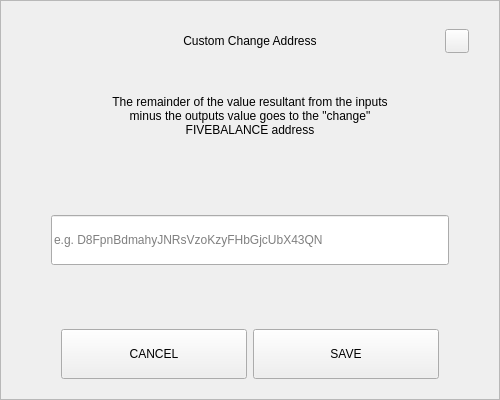
<?xml version="1.0" encoding="UTF-8"?>
<ui version="4.0">
 <class>SendChangeAddressDialog</class>
 <widget class="QDialog" name="SendChangeAddressDialog">
  <property name="geometry">
   <rect>
    <x>0</x>
    <y>0</y>
    <width>500</width>
    <height>400</height>
   </rect>
  </property>
  <property name="windowTitle">
   <string>Dialog</string>
  </property>
  <layout class="QVBoxLayout" name="verticalLayout">
   <property name="spacing">
    <number>0</number>
   </property>
   <property name="leftMargin">
    <number>0</number>
   </property>
   <property name="topMargin">
    <number>0</number>
   </property>
   <property name="rightMargin">
    <number>0</number>
   </property>
   <property name="bottomMargin">
    <number>0</number>
   </property>
   <item>
    <widget class="QFrame" name="frame">
     <property name="styleSheet">
      <string notr="true"/>
     </property>
     <property name="frameShape">
      <enum>QFrame::StyledPanel</enum>
     </property>
     <property name="frameShadow">
      <enum>QFrame::Raised</enum>
     </property>
     <layout class="QVBoxLayout" name="verticalLayout_2" stretch="0,0,0,0,0,0,0">
      <property name="spacing">
       <number>0</number>
      </property>
      <property name="leftMargin">
       <number>30</number>
      </property>
      <property name="topMargin">
       <number>20</number>
      </property>
      <property name="rightMargin">
       <number>30</number>
      </property>
      <property name="bottomMargin">
       <number>20</number>
      </property>
      <item>
       <layout class="QHBoxLayout" name="horizontalLayout_3">
        <property name="spacing">
         <number>0</number>
        </property>
        <item>
         <spacer name="horizontalSpacer_2">
          <property name="orientation">
           <enum>Qt::Horizontal</enum>
          </property>
          <property name="sizeHint" stdset="0">
           <size>
            <width>40</width>
            <height>20</height>
           </size>
          </property>
         </spacer>
        </item>
        <item>
         <widget class="QLabel" name="labelTitle">
          <property name="minimumSize">
           <size>
            <width>0</width>
            <height>40</height>
           </size>
          </property>
          <property name="maximumSize">
           <size>
            <width>16777215</width>
            <height>40</height>
           </size>
          </property>
          <property name="styleSheet">
           <string notr="true">padding-left:24px;</string>
          </property>
          <property name="text">
           <string>Custom Change Address</string>
          </property>
          <property name="alignment">
           <set>Qt::AlignCenter</set>
          </property>
          <property name="margin">
           <number>7</number>
          </property>
         </widget>
        </item>
        <item>
         <spacer name="horizontalSpacer">
          <property name="orientation">
           <enum>Qt::Horizontal</enum>
          </property>
          <property name="sizeHint" stdset="0">
           <size>
            <width>40</width>
            <height>20</height>
           </size>
          </property>
         </spacer>
        </item>
        <item>
         <widget class="QPushButton" name="btnEsc">
          <property name="minimumSize">
           <size>
            <width>24</width>
            <height>24</height>
           </size>
          </property>
          <property name="maximumSize">
           <size>
            <width>24</width>
            <height>24</height>
           </size>
          </property>
          <property name="focusPolicy">
           <enum>Qt::NoFocus</enum>
          </property>
          <property name="text">
           <string/>
          </property>
         </widget>
        </item>
       </layout>
      </item>
      <item>
       <spacer name="verticalSpacer_2">
        <property name="orientation">
         <enum>Qt::Vertical</enum>
        </property>
        <property name="sizeType">
         <enum>QSizePolicy::Fixed</enum>
        </property>
        <property name="sizeHint" stdset="0">
         <size>
          <width>20</width>
          <height>20</height>
         </size>
        </property>
       </spacer>
      </item>
      <item alignment="Qt::AlignHCenter">
       <widget class="QLabel" name="labelMessage">
        <property name="minimumSize">
         <size>
          <width>0</width>
          <height>70</height>
         </size>
        </property>
        <property name="text">
         <string>The remainder of the value resultant from the inputs minus the outputs value goes to the &quot;change&quot; FIVEBALANCE address</string>
        </property>
        <property name="alignment">
         <set>Qt::AlignCenter</set>
        </property>
        <property name="wordWrap">
         <bool>true</bool>
        </property>
       </widget>
      </item>
      <item>
       <spacer name="verticalSpacer_3">
        <property name="orientation">
         <enum>Qt::Vertical</enum>
        </property>
        <property name="sizeHint" stdset="0">
         <size>
          <width>20</width>
          <height>40</height>
         </size>
        </property>
       </spacer>
      </item>
      <item>
       <layout class="QHBoxLayout" name="horizontalLayout_2">
        <property name="spacing">
         <number>0</number>
        </property>
        <property name="leftMargin">
         <number>20</number>
        </property>
        <property name="rightMargin">
         <number>20</number>
        </property>
        <item>
         <widget class="QLineEdit" name="lineEditAddress">
          <property name="minimumSize">
           <size>
            <width>0</width>
            <height>50</height>
           </size>
          </property>
          <property name="placeholderText">
           <string notr="true">e.g. D8FpnBdmahyJNRsVzoKzyFHbGjcUbX43QN</string>
          </property>
         </widget>
        </item>
       </layout>
      </item>
      <item>
       <spacer name="verticalSpacer">
        <property name="orientation">
         <enum>Qt::Vertical</enum>
        </property>
        <property name="sizeHint" stdset="0">
         <size>
          <width>20</width>
          <height>40</height>
         </size>
        </property>
       </spacer>
      </item>
      <item>
       <layout class="QHBoxLayout" name="horizontalLayout" stretch="2,2">
        <property name="spacing">
         <number>6</number>
        </property>
        <property name="leftMargin">
         <number>30</number>
        </property>
        <property name="rightMargin">
         <number>30</number>
        </property>
        <item>
         <widget class="QPushButton" name="btnCancel">
          <property name="minimumSize">
           <size>
            <width>180</width>
            <height>50</height>
           </size>
          </property>
          <property name="focusPolicy">
           <enum>Qt::NoFocus</enum>
          </property>
          <property name="text">
           <string>CANCEL</string>
          </property>
         </widget>
        </item>
        <item>
         <widget class="QPushButton" name="btnSave">
          <property name="minimumSize">
           <size>
            <width>180</width>
            <height>50</height>
           </size>
          </property>
          <property name="focusPolicy">
           <enum>Qt::NoFocus</enum>
          </property>
          <property name="text">
           <string>SAVE</string>
          </property>
         </widget>
        </item>
       </layout>
      </item>
     </layout>
    </widget>
   </item>
  </layout>
 </widget>
 <resources/>
 <connections/>
</ui>
